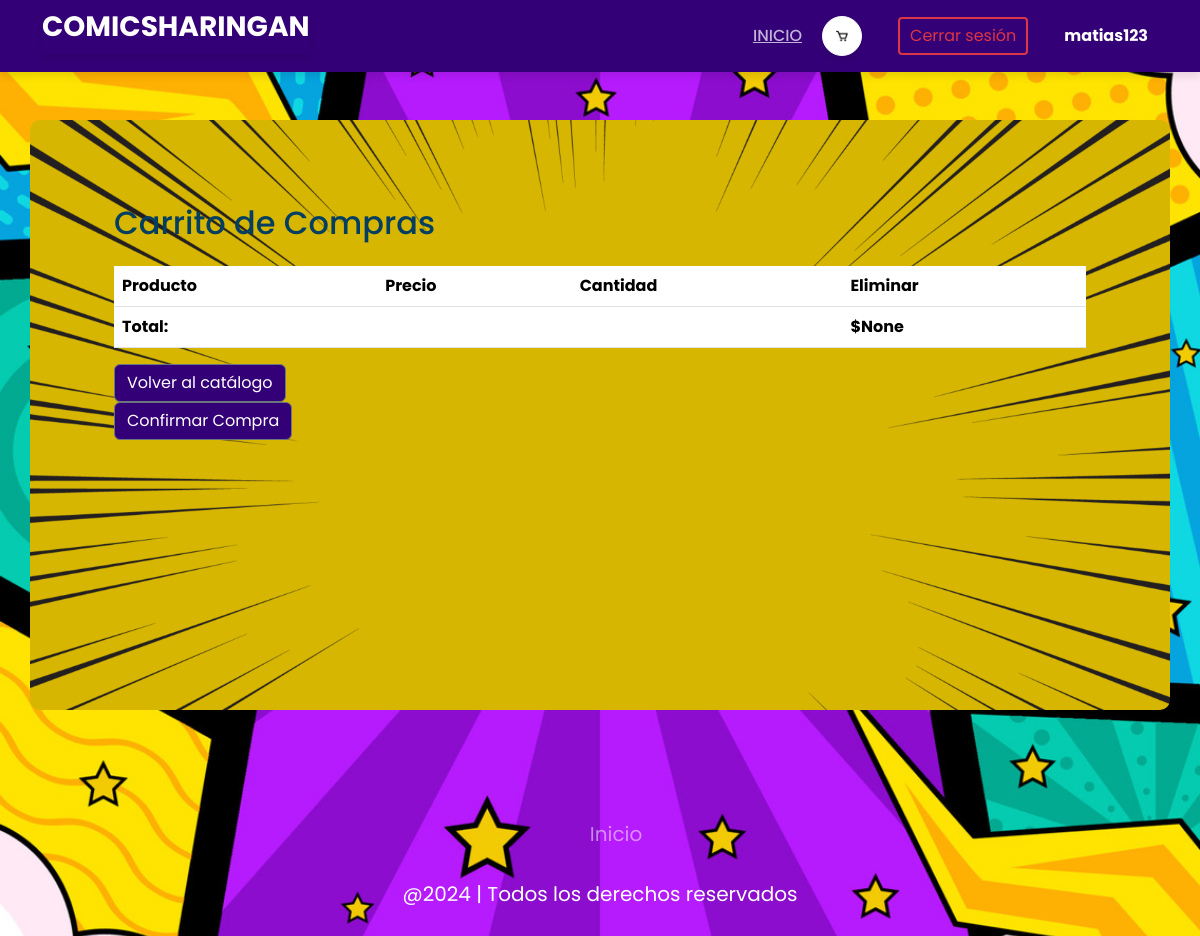
/ver_carrito/ (signed in), run on an earlier commit of the app's database.
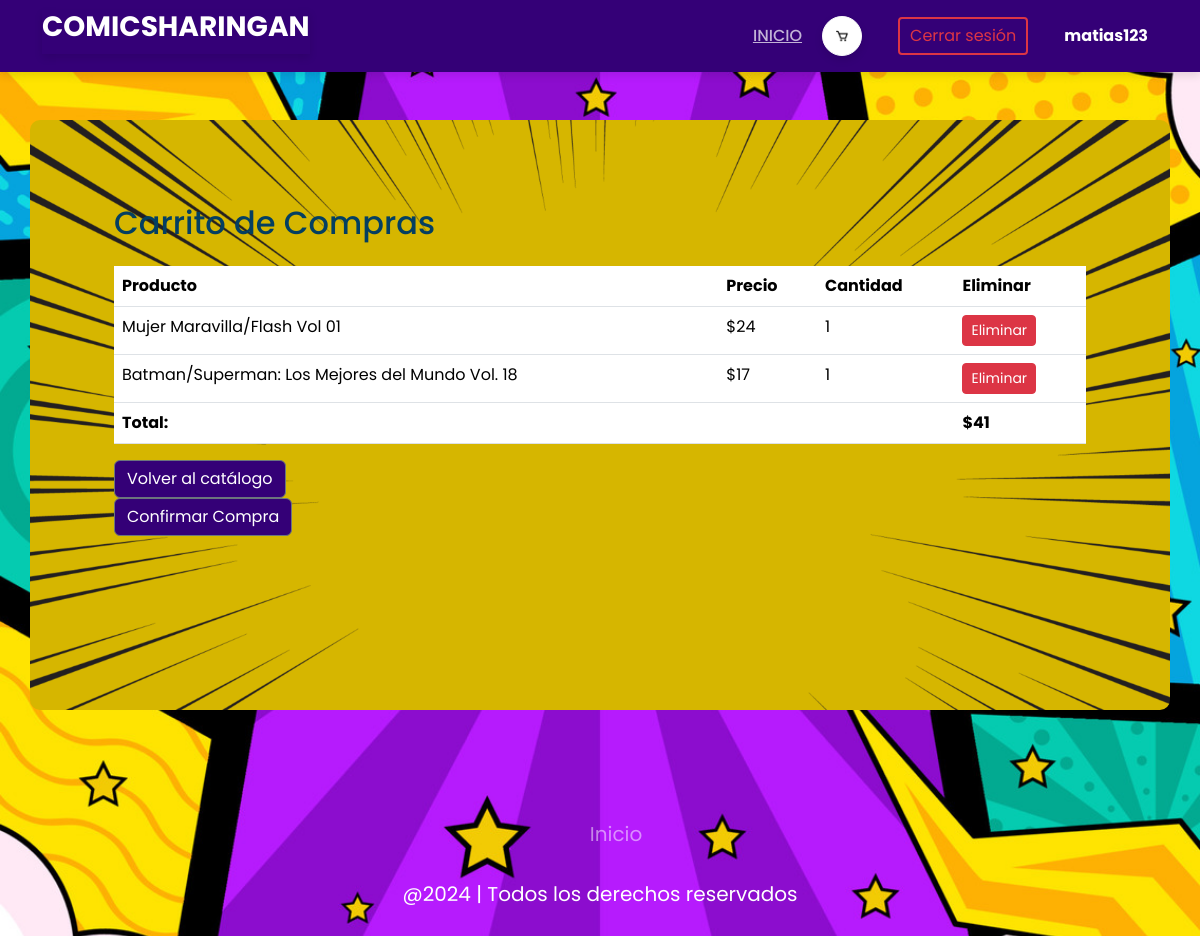
And on a later commit of the database.
### post/models.py (models this page shows, shortened)
class CartItem(models.Model):
    cart = models.ForeignKey(Cart, related_name='items', on_delete=models.CASCADE)
    product = models.ForeignKey(Post, on_delete=models.CASCADE)
    quantity = models.PositiveIntegerField(default=1)

class Post(models.Model):
    title = models.CharField(max_length=250)
    content = models.TextField()
    image = models.ImageField(blank=True,null=True,upload_to='fotos/')
    price = models.IntegerField(default=0)
    stock = models.PositiveIntegerField(default=0)

### post/views.py (the view)
# urls.py: path('ver_carrito/', ver_carrito, name='ver_carrito'),
@login_required
def ver_carrito(request):
    cart = Cart.objects.filter(user=request.user).first()
    if cart:
        items = cart.items.all()
        total = items.aggregate(total=Sum('product__price'))['total']
    else:
        items = []
        total = 0
    return render(request, 'carrito.html', {'items': items, 'total': total})

### post/templates/carrito.html (shortened to what this page needs)
{% load static %}
<!DOCTYPE html>
<html lang="en">
<head>
    <link href="https://cdn.jsdelivr.net/npm/bootstrap@5.3.3/dist/css/bootstrap.min.css" rel="stylesheet">
    <link rel="stylesheet" href="{% static 'css/style_game.css' %}">
    <link rel="stylesheet" href="{% static 'css/style.css' %}">
</head>
<body>
    <header id="header" class="">
        <div class="container">
            <h1 class="logo"><a href="{% url 'index' %}">ComicSharingan</a></h1>
            <nav class="nav-menu" id="nav-menu">
                <ul>
                    <li class="active"><a href="{% url 'index' %}">Inicio</a></li>
                    {% if user.is_authenticated %}
                        <li>
                            <a href="{% url 'ver_carrito' %}" class="btn btn-light cart-button position-relative">
                                <img src="{% static 'img/carrito.png' %}" alt="Carrito de compras" class="carimg">
                            </a>
                        </li>
                        <li>
                            <form action="{% url 'logout' %}" method="post">
                                <button type="submit" class="btn btn-outline-danger ms-3">Cerrar sesión</button>
                            </form>
                        </li>
                        <li>
                            <p class="username ms-3 mb-0">{{ user.username }}</p>
                        </li>
                    {% else %}
                        <li><a href="{% url 'login' %}" class="btn btn-outline-primary ms-3">Iniciar sesión</a></li>
                        <li><a href="{% url 'register' %}" class="btn btn-outline-success ms-3">Registrarse</a></li>
                    {% endif %}
                </ul>
            </nav>
        </div>
    </header>
    <div class="container mt-5 inises">
        <h2 class="mb-4">Carrito de Compras</h2>
        <table class="table">
            <thead>
                <tr>
                    <th scope="col">Producto</th>
                    <th scope="col">Precio</th>
                    <th scope="col">Cantidad</th>
                    <th scope="col">Eliminar</th>
                </tr>
            </thead>
            <tbody>
                {% for item in items %}
                <tr>
                    <td>{{ item.product.title }}</td>
                    <td>${{ item.product.price }}</td>
                    <td>{{ item.quantity }}</td>
                    <td>
                        <form action="{% url 'eliminar_del_carrito' item.id %}" method="post">
                            <button type="submit" class="btn btn-danger btn-sm">Eliminar</button>
                        </form>
                    </td>
                </tr>
                {% endfor %}
            </tbody>
            <tfoot>
                <tr>
                    <td colspan="3"><strong>Total:</strong></td>
                    <td><strong>${{ total }}</strong></td>
                </tr>
            </tfoot>
        </table>
        <a href="{% url 'index' %}" class="btn btn-secondary btn-ses">Volver al catálogo</a>
        <form action="{% url 'checkout' %}" method="post">
          <button type="submit" class="btn btn-secondary btn-ses">Confirmar Compra</button>
      </form>
    </div>
    <footer class="footer">
        <ul class="social-icon">
          <li class="icon-elem">
          </li>
          <li class="icon-elem">
          </li>
          <li class="icon-elem">
          </li>
          <li class="icon-elem">
          </li>
        </ul>
        <ul class="menu">
          <li class="menu-elem">
            <a href="{% url  'index' %}" class="menu-icon"> Inicio </a>
          </li>
        </ul>
        <p class="text">@2024 | Todos los derechos reservados</p>
      </footer>
</body>
</html>

### post/static/post/css/style_game.css (style rules this page uses)
body { background-image: url("../img/background.jpg"); background-size: cover; background-attachment: fixed; background-repeat: no-repeat; background-position: center center; margin: 0; min-height: 100vh; padding-top: 72px; font-family: "Roboto", sans-serif; background-color: #f4f4f9; color: #333; }
#header { background: rgb(52, 0, 119); padding: 10px 30px; display: flex; align-items: center; justify-content: space-between; flex-wrap: wrap; box-shadow: 0 4px 8px rgba(0, 0, 0, 0.1); }
#header .container { display: flex; align-items: center; width: 100%; flex-wrap: wrap; }
#header .nav-menu { display: flex; align-items: center; margin-left: auto; }
#header .nav-menu ul { display: flex; align-items: center; list-style: none; margin: 0; padding: 0; }
#header .nav-menu ul li { margin: 0 10px; }
#header .nav-menu a { color: rgba(255, 255, 255, 0.7); font-size: 16px; font-weight: 500; text-transform: uppercase; transition: color 0.3s; }
#header .nav-menu button { margin-left: 15px; }
#header .logo { font-size: 28px; font-weight: 700; text-transform: uppercase; color: rgb(255, 255, 255); }
#header .logo a { color: rgb(255, 255, 255); text-decoration: none; }
.cart-button { width: 40px; height: 40px; display: flex; align-items: center; justify-content: center; background: white; border-radius: 50%; box-shadow: 0 4px 8px rgba(0, 0, 0, 0.1); transition: transform 0.2s; }
.cart-button img { width: 70%; height: 70%; object-fit: contain; }
.username { color: white; margin-left: 15px; font-size: 16px; font-weight: bold; }
.btn-outline-danger, .btn-outline-primary, .btn-outline-success { border-width: 2px; border-radius: 4px; padding: 5px 10px; transition: background-color 0.3s, color 0.3s; }
.btn-outline-danger { color: #dc3545; border-color: #dc3545; }
.container .carimg { width: 100%; height: 100%; }
.btn-danger { background-color: #dc3545; color: #fff; }
body h1 { display: flex; justify-content: center; color: white; box-shadow: 0 4px 8px rgba(0, 0, 0, 0.1); padding-bottom: 10px; }

### post/static/post/css/style.css (style rules this page uses)
* { font-family: "Poppins", sans-serif; margin: 0; padding: 0; scroll-padding-top: 2rem; scroll-behavior: smooth; box-sizing: border-box; list-style: none; text-decoration: none; }
.logo { text-decoration: none; }
:root { --main-color: #fd4646; --text-color: #171427; --bg-color: #fff; }
img { width: 100%; }
body { color: var(--text-color); background-image: url(../img/Vector4free-Pop-Art-Background-Revisi1-DP0622_generated.jpg); background-repeat: no-repeat; background-attachment: fixed; background-size: cover; }
header { position: fixed; top: 0; left: 0; width: 100%; background: var(--bg-color); box-shadow: 0 1px 4px hsl(0 4% 15%/ 10%); z-index: 100; }
.logo { font-size: 1rem; color: aliceblue; }
.inises { margin-top: 10rem; padding: 7%; background-image: url(../img/fond.webp); background-color: #d6b600; background-position: center; background-size: cover; background-attachment: fixed; background-repeat: no-repeat; color: rgb(4, 63, 97); border-radius: 10px; min-height: calc(100vh - 10rem - 50px); }
.btn-ses { background-color: rgb(52, 0, 119); cursor: pointer; }
.footer { position: relative; width: 100%; padding: 50px 35px; display: flex; justify-content: center; align-items: center; flex-direction: column; margin-top: auto; }
.social-icon { display: flex; justify-content: center; align-items: center; position: relative; margin: 10px 5px; flex-wrap: wrap; }
.icon-elem { list-style: none; }
.menu { display: flex; justify-content: center; position: relative; align-items: center; margin: 10px 0; flex-wrap: wrap; }
.menu-elem { list-style: none; }
.menu-icon { color: white; font-size: 20px; display: inline-block; text-decoration: none; margin: 5px 10px; opacity: 0.5; transition: 0.3s; }
.text { color: white; text-align: center; margin-top: 15px; margin-bottom: 10px; font-size: 20px; }

What changed in the data, as far as the page shows it:
added CartItem: product "Mujer Maravilla/Flash Vol 01", product.price "24", quantity "1"
added CartItem: product "Batman/Superman: Los Mejores del Mundo Vol. 18", product.price "17", quantity "1"
Also different on the page:
{{ total }}: "None" → "41"
